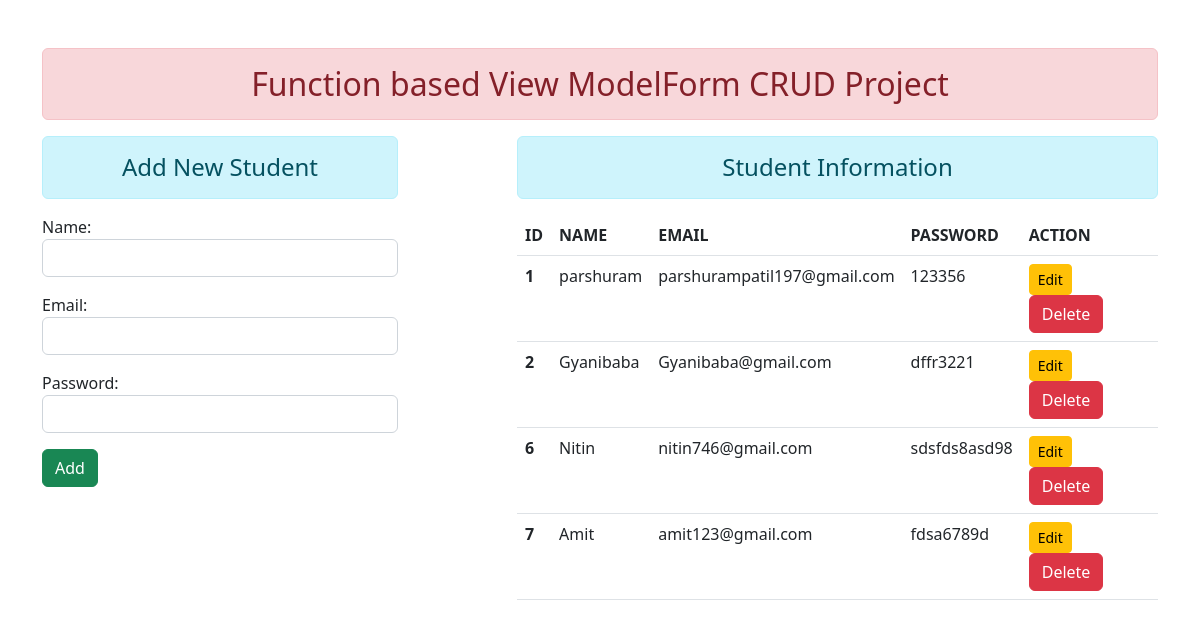
The page / on the database its author committed.
### enroll/models.py (models this page shows)
class User(models.Model):
    name = models.CharField(max_length=255)
    email = models.EmailField(max_length=255)
    password = models.CharField(max_length=255)

### enroll/views.py (the view)
# urls.py: path('', add_show, name='addandshow'),
def add_show(request):
    fm = StudentRegForm(request.POST or None)
    if request.method == 'POST' and fm.is_valid():
        fm.save()
        fm = StudentRegForm()
    stu = User.objects.all()
    return render(request, 'enroll/addandshow.html', {'form': fm, 'stu': stu})

### enroll/forms.py
class StudentRegForm(forms.ModelForm):
    class Meta:
        model = User
        fields = ['name', 'email', 'password']
        widgets = {
            'name': forms.TextInput(attrs={'class':'form-control'}),
            'email': forms.EmailInput(attrs={'class':'form-control'}),
            'password': forms.PasswordInput(render_value=True ,attrs={'class':'form-control'}),
        }

### enroll/templates/enroll/addandshow.html (shortened to what this page needs)
{% extends 'enroll/base.html' %}
{% block content %}
<div class="row">
  <div class="col-sm-4">
    <h4 class="text-center alert alert-info">Add New Student</h4>
    <form method="post">
        {{form.as_p}}
        <input type="submit" value="Add" class="btn btn-success">
    </form>
  </div>
  <div class="col-sm-7 offset-1">
    <h4 class="text-center alert alert-info">Student Information</h4>
    {% if stu %}
        <table class="table table-hover">
        <thead>
            <tr>
                <th scope="col">ID</th>
                <th scope="col">NAME</th>
                <th scope="col">EMAIL</th>
                <th scope="col">PASSWORD</th>
                <th scope="col">ACTION</th>
            </tr>
        </thead>
        <tbody>
            {% for st in stu  %}
            <tr>
                <th scope="row">{{st.id}}</th>
                <td>{{st.name}}</td>
                <td>{{st.email}}</td>
                <td>{{st.password}}</td>
                <td>
                    <a href="{% url 'updatedata' st.id %}" class="btn btn-warning btn-sm">Edit</a>
                    <form action="{% url 'deletedata' st.id %}" method="post" class="d-inline">
                        <input type="submit" value="Delete" class="btn btn-danger">
                    </form>
                </td>
            </tr>
            {% endfor %}
        </tbody>
        </table>
    {% else %}
        <h4 class="text-center alert alert-warning">No Records</h4>
    {% endif %}
  </div>
</div>
{% endblock content %}

### enroll/templates/enroll/base.html (shortened to what this page needs)
<!DOCTYPE html>
{% load static %}
<html lang="en">
<head>
    <link rel="stylesheet" href="{% static 'enroll/css/bootstrap.min.css' %}">
</head>
<body>
    <div class="container mt-5">
        <h2 class="text-center alert alert-danger">Function based View ModelForm CRUD Project</h2>
        {% block content %}{% endblock content %}
    </div>
</body>
</html>

### rows shown on the page
User: id "1", name "parshuram", email "parshurampatil197@gmail.com", password "123356"
User: id "2", name "Gyanibaba", email "Gyanibaba@gmail.com", password "dffr3221"
User: id "6", name "Nitin", email "nitin746@gmail.com", password "sdsfds8asd98"
User: id "7", name "Amit", email "amit123@gmail.com", password "fdsa6789d"
